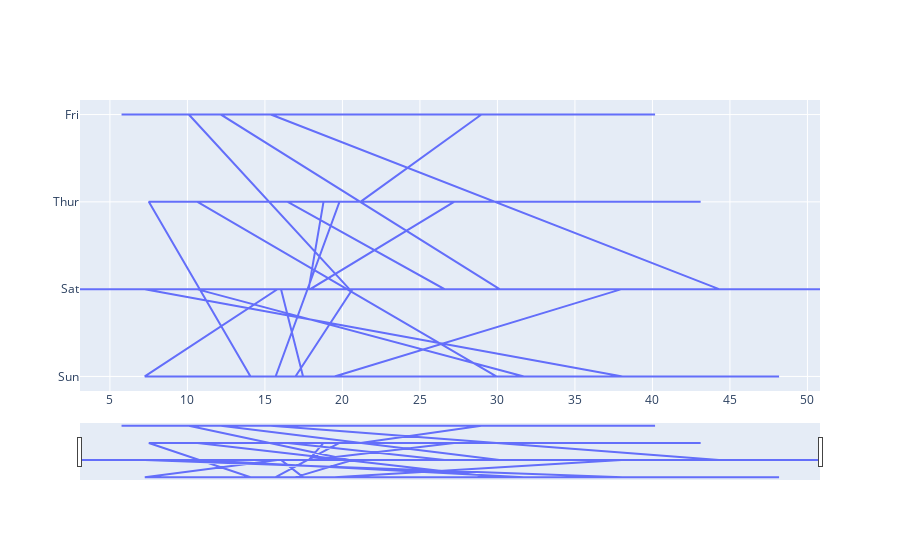

The notebook cell saved with this chart:
### Code cell
import plotly.express as go 
  
df = go.data.tips() 
  
x = df['total_bill'] 
y = df['day'] 
  
plot = px.Figure(data=[px.Scatter( 
    x=x, 
    y=y, 
    mode='lines',) 
]) 
  
plot.update_layout( 
    xaxis=dict( 
        rangeselector=dict( 
            buttons=list([ 
                dict(count=1, 
                    step="day", 
                    stepmode="backward"), 
            ]) 
        ), 
        rangeslider=dict( 
            visible=True
        ), 
    ) 
) 
  
plot.show()

### Figure 1 — Plotly figure (JSON) as saved in the notebook; plotly's stock layout.template omitted (floating-point values rounded to 4 significant figures; data arrays with more than 128 entries replaced by an {"elided": "..."} marker saying what was removed)
{"data": [{"mode": "lines", "type": "scatter", "x": {"elided": "244 float values"}, "y": {"elided": "244 str values"}}], "layout": {"autosize": true, "xaxis": {"autorange": true, "range": [3.07, 50.81], "rangeselector": {"buttons": [{"count": 1, "step": "day", "stepmode": "backward"}]}, "rangeslider": {"autorange": true, "range": [3.07, 50.81], "visible": true, "yaxis": {"_template": null, "rangemode": "match"}}, "type": "linear"}, "yaxis": {"autorange": true, "range": [-0.1667, 3.167], "type": "category"}}}
